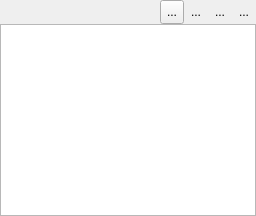
       <widget class="QWidget" name="pageWorkspace">
        <layout class="QVBoxLayout" name="verticalLayout_6">
         <property name="spacing">
          <number>0</number>
         </property>
         <property name="leftMargin">
          <number>0</number>
         </property>
         <property name="topMargin">
          <number>0</number>
         </property>
         <property name="rightMargin">
          <number>0</number>
         </property>
         <property name="bottomMargin">
          <number>0</number>
         </property>
         <item>
          <layout class="QHBoxLayout" name="horizontalLayout">
           <property name="spacing">
            <number>0</number>
           </property>
           <item>
            <spacer name="horizontalSpacer">
             <property name="orientation">
              <enum>Qt::Horizontal</enum>
             </property>
             <property name="sizeHint" stdset="0">
              <size>
               <width>40</width>
               <height>20</height>
              </size>
             </property>
            </spacer>
           </item>
           <item>
            <widget class="QToolButton" name="btnShowEmptyFolders">
             <property name="minimumSize">
              <size>
               <width>24</width>
               <height>24</height>
              </size>
             </property>
             <property name="toolTip">
              <string>Show empty folders</string>
             </property>
             <property name="styleSheet">
              <string notr="true">padding: 0px;</string>
             </property>
             <property name="text">
              <string>...</string>
             </property>
             <property name="icon">
              <iconset resource="../res/resources.qrc">
               <normaloff>:/icons/side-bar/workdir/side-bar/workdir/show_empty_folders.png</normaloff>:/icons/side-bar/workdir/side-bar/workdir/show_empty_folders.png</iconset>
             </property>
             <property name="iconSize">
              <size>
               <width>20</width>
               <height>20</height>
              </size>
             </property>
             <property name="checkable">
              <bool>true</bool>
             </property>
            </widget>
           </item>
           <item>
            <widget class="QToolButton" name="btnCreateWorkspaceFile">
             <property name="minimumSize">
              <size>
               <width>24</width>
               <height>24</height>
              </size>
             </property>
             <property name="toolTip">
              <string>Create file</string>
             </property>
             <property name="styleSheet">
              <string notr="true">padding: 0px;</string>
             </property>
             <property name="text">
              <string>...</string>
             </property>
             <property name="icon">
              <iconset resource="../res/resources.qrc">
               <normaloff>:/icons/side-bar/workdir/side-bar/workdir/create_file.png</normaloff>:/icons/side-bar/workdir/side-bar/workdir/create_file.png</iconset>
             </property>
             <property name="iconSize">
              <size>
               <width>20</width>
               <height>20</height>
              </size>
             </property>
             <property name="autoRaise">
              <bool>true</bool>
             </property>
            </widget>
           </item>
           <item>
            <widget class="QToolButton" name="btnCreateWorkspaceFolder">
             <property name="minimumSize">
              <size>
               <width>24</width>
               <height>24</height>
              </size>
             </property>
             <property name="toolTip">
              <string>Create folder</string>
             </property>
             <property name="text">
              <string>...</string>
             </property>
             <property name="icon">
              <iconset resource="../res/resources.qrc">
               <normaloff>:/icons/side-bar/workdir/side-bar/workdir/create_folder.png</normaloff>:/icons/side-bar/workdir/side-bar/workdir/create_folder.png</iconset>
             </property>
             <property name="iconSize">
              <size>
               <width>20</width>
               <height>20</height>
              </size>
             </property>
             <property name="autoRaise">
              <bool>true</bool>
             </property>
            </widget>
           </item>
           <item>
            <widget class="QToolButton" name="btnCollapseWorkspace">
             <property name="minimumSize">
              <size>
               <width>24</width>
               <height>24</height>
              </size>
             </property>
             <property name="toolTip">
              <string>Collapse folders</string>
             </property>
             <property name="text">
              <string>...</string>
             </property>
             <property name="icon">
              <iconset resource="../res/resources.qrc">
               <normaloff>:/icons/side-bar/workdir/side-bar/workdir/collapse_folders.png</normaloff>:/icons/side-bar/workdir/side-bar/workdir/collapse_folders.png</iconset>
             </property>
             <property name="iconSize">
              <size>
               <width>20</width>
               <height>20</height>
              </size>
             </property>
             <property name="autoRaise">
              <bool>true</bool>
             </property>
            </widget>
           </item>
          </layout>
         </item>
         <item>
          <widget class="WorkspaceView" name="workspaceTree">
           <property name="headerHidden">
            <bool>true</bool>
           </property>
          </widget>
         </item>
        </layout>
       </widget>
